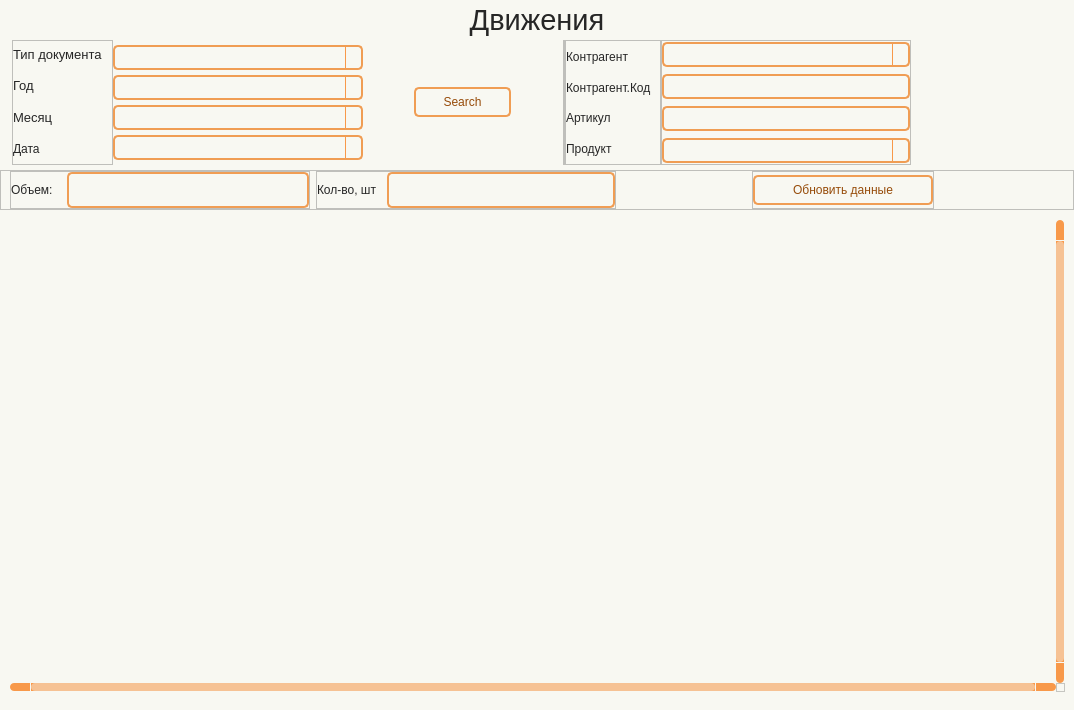
<?xml version="1.0" encoding="UTF-8"?>
<ui version="4.0">
 <class>Form</class>
 <widget class="QWidget" name="Form">
  <property name="geometry">
   <rect>
    <x>0</x>
    <y>0</y>
    <width>1074</width>
    <height>710</height>
   </rect>
  </property>
  <property name="minimumSize">
   <size>
    <width>930</width>
    <height>650</height>
   </size>
  </property>
  <property name="windowTitle">
   <string>Form</string>
  </property>
  <property name="styleSheet">
   <string notr="true">QWidget{
	background-color: #f8f8f2;
}

#Title_label.QLabel {
color: #262626;
font: 22pt &quot;Tahoma&quot;;
}

QLabel {
color: #262626;
font: 10pt &quot;Tahoma&quot;;
}

QPushButton {
	border: 2px solid #f09d54;
	border-radius: 5px;
	background-color: #f8f8f2;
	color: #964b09;
	font: 10pt &quot;Tahoma&quot;;
}

QPushButton:hover {
	background-color: #f28223;
	color: #ffffff;
}

QPushButton:pressed {
	background-color: #f28223;
	border: 2px solid #f28223;
	color: #ffffff;
}


QTableWidget {	
	background-color: #f8f8f2;
	padding: 10px;
	border-radius: 5px;
	gridline-color: #f8994a;
    outline: none;
	color: #262626;
}
QTableWidget::item{
	border-color: #f8994a;
	padding-left: 5px;
	padding-right: 5px;
	gridline-color: #f8994a;
	color: #262626;
}
QTableWidget::item:selected{
	background-color: #f6c294;
    color: #262626;
}
QHeaderView::section{
	background-color: #f8f8f2;
	max-width: 30px;
	border: none;
	border-style: none;
}
QTableWidget::horizontalHeader {	
	background-color: #f8994a;
}
QHeaderView::section:horizontal {
    border: 1px solid #f8994a;
	background-color: #ffd4af;
	padding: 3px;
	border-top-left-radius: 7px;
    border-top-right-radius: 7px;
    color: #262626;
}
QHeaderView::section:vertical {
    border: 1px solid #f8994a;
	color: #262626;
}

QLineEdit {
	background-color: #f8f8f2;
	border-radius: 5px;
	border: 2px solid #f09d54;
	padding-left: 10px;
	selection-color: rgb(255, 255, 255);
	selection-background-color: #f28223;
    color: #262626;
}
QLineEdit:hover {
	border: 2px solid #f28223;
}
QLineEdit:focus {
	border: 2px solid #f28223;
}

QComboBox {
	background-color: #f8f8f2;
	border-radius: 5px;
	border: 2px solid #f09d54;
	padding-left: 10px;
	selection-color: #f28223;
	selection-background-color: #f28223;
    color: #262626;
	font: 10pt &quot;Tahoma&quot;;
}
QComboBox:hover {
	border: 2px solid #f28223;
	
}
QComboBox:focus {
	border: 2px solid #f28223;
}

QComboBox QAbstractItemView::item {
	color: #262626;
}
QComboBox QAbstractItemView::item::selected {
	background-color: #f09d54;
	color: #ffffff;
}

QComboBox::down-arrow {
	
	image: url(:/icon/icon/chevron-down — копия — копия.svg);
}
QComboBox::drop-down {
    subcontrol-origin: padding;
    subcontrol-position: top right;
    width: 15px;
    border-left-width: 1px;
    border-left-color: #f8994a;
    border-left-style: solid; /* just a single line */
    border-top-right-radius: 3px; /* same radius as the QComboBox */
    border-bottom-right-radius: 3px;
	color: #262626;
}

QScrollBar:horizontal {
    border: none;
    background: #f8994a;
    height: 8px;
    margin: 0px 21px 0 21px;
	border-radius: 0px;
}
QScrollBar::handle:horizontal {
    background: #f6c294;
    min-width: 25px;
	border-radius: 4px
}
QScrollBar::add-line:horizontal {
    border: none;
    background: #f8994a;
    width: 20px;
	border-top-right-radius: 4px;
    border-bottom-right-radius: 4px;
    subcontrol-position: right;
    subcontrol-origin: margin;
}
QScrollBar::sub-line:horizontal {
    border: none;
    background: #f8994a;
    width: 20px;
	border-top-left-radius: 4px;
    border-bottom-left-radius: 4px;
    subcontrol-position: left;
    subcontrol-origin: margin;
}
QScrollBar::up-arrow:horizontal, QScrollBar::down-arrow:horizontal
{
     background: none;
}
QScrollBar::add-page:horizontal, QScrollBar::sub-page:horizontal
{
     background: none;
}
 QScrollBar:vertical {
	border: none;
    background-color: #f8994a;
    width: 8px;
    margin: 21px 0 21px 0;
	border-radius: 0px;
 }
 QScrollBar::handle:vertical {	
	background: #f6c294;
    min-height: 25px;
	border-radius: 4px
 }
 QScrollBar::add-line:vertical {
     border: none;
    background: #f8994a;
     height: 20px;
	border-bottom-left-radius: 4px;
    border-bottom-right-radius: 4px;
     subcontrol-position: bottom;
     subcontrol-origin: margin;
 }
 QScrollBar::sub-line:vertical {
	border: none;
    background: #f8994a;
     height: 20px;
	border-top-left-radius: 4px;
    border-top-right-radius: 4px;
     subcontrol-position: top;
     subcontrol-origin: margin;
 }
 QScrollBar::up-arrow:vertical, QScrollBar::down-arrow:vertical {
     background: none;
 }

 QScrollBar::add-page:vertical, QScrollBar::sub-page:vertical {
     background: none;
 }</string>
  </property>
  <layout class="QHBoxLayout" name="horizontalLayout">
   <property name="leftMargin">
    <number>0</number>
   </property>
   <property name="topMargin">
    <number>0</number>
   </property>
   <property name="rightMargin">
    <number>0</number>
   </property>
   <property name="bottomMargin">
    <number>0</number>
   </property>
   <item>
    <widget class="QWidget" name="widget" native="true">
     <layout class="QVBoxLayout" name="verticalLayout">
      <property name="spacing">
       <number>0</number>
      </property>
      <property name="leftMargin">
       <number>0</number>
      </property>
      <property name="topMargin">
       <number>0</number>
      </property>
      <property name="rightMargin">
       <number>0</number>
      </property>
      <property name="bottomMargin">
       <number>9</number>
      </property>
      <item>
       <widget class="QLabel" name="Title_label">
        <property name="minimumSize">
         <size>
          <width>0</width>
          <height>40</height>
         </size>
        </property>
        <property name="font">
         <font>
          <family>Tahoma</family>
          <pointsize>22</pointsize>
          <italic>false</italic>
          <bold>false</bold>
         </font>
        </property>
        <property name="layoutDirection">
         <enum>Qt::LayoutDirection::LeftToRight</enum>
        </property>
        <property name="text">
         <string>Движения</string>
        </property>
        <property name="alignment">
         <set>Qt::AlignmentFlag::AlignCenter</set>
        </property>
       </widget>
      </item>
      <item>
       <widget class="QFrame" name="frame_Search">
        <property name="minimumSize">
         <size>
          <width>0</width>
          <height>130</height>
         </size>
        </property>
        <property name="maximumSize">
         <size>
          <width>16777215</width>
          <height>16777215</height>
         </size>
        </property>
        <layout class="QHBoxLayout" name="horizontalLayout_5">
         <property name="spacing">
          <number>0</number>
         </property>
         <property name="leftMargin">
          <number>12</number>
         </property>
         <property name="topMargin">
          <number>0</number>
         </property>
         <property name="rightMargin">
          <number>0</number>
         </property>
         <property name="bottomMargin">
          <number>5</number>
         </property>
         <item>
          <widget class="QFrame" name="frame">
           <property name="minimumSize">
            <size>
             <width>80</width>
             <height>0</height>
            </size>
           </property>
           <property name="maximumSize">
            <size>
             <width>16777215</width>
             <height>16777215</height>
            </size>
           </property>
           <property name="frameShape">
            <enum>QFrame::Shape::StyledPanel</enum>
           </property>
           <property name="frameShadow">
            <enum>QFrame::Shadow::Raised</enum>
           </property>
           <layout class="QVBoxLayout" name="verticalLayout_2">
            <property name="leftMargin">
             <number>0</number>
            </property>
            <property name="topMargin">
             <number>0</number>
            </property>
            <property name="rightMargin">
             <number>9</number>
            </property>
            <property name="bottomMargin">
             <number>3</number>
            </property>
            <item>
             <widget class="QLabel" name="label_3">
              <property name="font">
               <font>
                <family>Tahoma</family>
                <pointsize>10</pointsize>
                <italic>false</italic>
                <bold>false</bold>
               </font>
              </property>
              <property name="text">
               <string>Тип документа</string>
              </property>
             </widget>
            </item>
            <item>
             <widget class="QLabel" name="label_2">
              <property name="font">
               <font>
                <family>Tahoma</family>
                <pointsize>10</pointsize>
                <italic>false</italic>
                <bold>false</bold>
               </font>
              </property>
              <property name="text">
               <string>Год</string>
              </property>
             </widget>
            </item>
            <item>
             <widget class="QLabel" name="label_5">
              <property name="font">
               <font>
                <family>Tahoma</family>
                <pointsize>10</pointsize>
                <italic>false</italic>
                <bold>false</bold>
               </font>
              </property>
              <property name="text">
               <string>Месяц</string>
              </property>
             </widget>
            </item>
            <item>
             <widget class="QLabel" name="label_4">
              <property name="text">
               <string>Дата</string>
              </property>
             </widget>
            </item>
           </layout>
          </widget>
         </item>
         <item>
          <widget class="QFrame" name="frame_2">
           <property name="minimumSize">
            <size>
             <width>250</width>
             <height>120</height>
            </size>
           </property>
           <property name="maximumSize">
            <size>
             <width>300</width>
             <height>16777215</height>
            </size>
           </property>
           <layout class="QVBoxLayout" name="verticalLayout_3">
            <property name="spacing">
             <number>0</number>
            </property>
            <property name="leftMargin">
             <number>0</number>
            </property>
            <property name="topMargin">
             <number>0</number>
            </property>
            <property name="rightMargin">
             <number>0</number>
            </property>
            <property name="bottomMargin">
             <number>0</number>
            </property>
            <item>
             <widget class="QComboBox" name="line_doc_type_2">
              <property name="minimumSize">
               <size>
                <width>0</width>
                <height>25</height>
               </size>
              </property>
              <property name="maximumSize">
               <size>
                <width>16777215</width>
                <height>25</height>
               </size>
              </property>
              <property name="iconSize">
               <size>
                <width>16</width>
                <height>16</height>
               </size>
              </property>
             </widget>
            </item>
            <item>
             <widget class="QComboBox" name="line_Year">
              <property name="minimumSize">
               <size>
                <width>0</width>
                <height>25</height>
               </size>
              </property>
              <property name="maximumSize">
               <size>
                <width>16777215</width>
                <height>25</height>
               </size>
              </property>
             </widget>
            </item>
            <item>
             <widget class="QComboBox" name="line_Mnth">
              <property name="minimumSize">
               <size>
                <width>0</width>
                <height>25</height>
               </size>
              </property>
              <property name="maximumSize">
               <size>
                <width>16777215</width>
                <height>25</height>
               </size>
              </property>
             </widget>
            </item>
            <item>
             <widget class="QComboBox" name="line_Date">
              <property name="minimumSize">
               <size>
                <width>0</width>
                <height>25</height>
               </size>
              </property>
             </widget>
            </item>
           </layout>
          </widget>
         </item>
         <item>
          <spacer name="horizontalSpacer">
           <property name="orientation">
            <enum>Qt::Orientation::Horizontal</enum>
           </property>
           <property name="sizeType">
            <enum>QSizePolicy::Policy::Fixed</enum>
           </property>
           <property name="sizeHint" stdset="0">
            <size>
             <width>50</width>
             <height>20</height>
            </size>
           </property>
          </spacer>
         </item>
         <item>
          <widget class="QFrame" name="frame_3">
           <property name="minimumSize">
            <size>
             <width>100</width>
             <height>0</height>
            </size>
           </property>
           <property name="maximumSize">
            <size>
             <width>93</width>
             <height>16777215</height>
            </size>
           </property>
           <layout class="QVBoxLayout" name="verticalLayout_4">
            <property name="spacing">
             <number>0</number>
            </property>
            <property name="leftMargin">
             <number>1</number>
            </property>
            <property name="topMargin">
             <number>0</number>
            </property>
            <property name="rightMargin">
             <number>1</number>
            </property>
            <property name="bottomMargin">
             <number>0</number>
            </property>
            <item>
             <widget class="QPushButton" name="btn_find">
              <property name="minimumSize">
               <size>
                <width>97</width>
                <height>30</height>
               </size>
              </property>
              <property name="maximumSize">
               <size>
                <width>92</width>
                <height>16777215</height>
               </size>
              </property>
              <property name="text">
               <string>Search</string>
              </property>
              <property name="icon">
               <iconset resource="../resource.qrc">
                <normaloff>:/icon/icon/search — копия — копия.svg</normaloff>:/icon/icon/search — копия — копия.svg</iconset>
              </property>
             </widget>
            </item>
           </layout>
          </widget>
         </item>
         <item>
          <spacer name="horizontalSpacer_3">
           <property name="orientation">
            <enum>Qt::Orientation::Horizontal</enum>
           </property>
           <property name="sizeType">
            <enum>QSizePolicy::Policy::Fixed</enum>
           </property>
           <property name="sizeHint" stdset="0">
            <size>
             <width>50</width>
             <height>20</height>
            </size>
           </property>
          </spacer>
         </item>
         <item>
          <widget class="QFrame" name="frame_6">
           <property name="frameShape">
            <enum>QFrame::Shape::StyledPanel</enum>
           </property>
           <property name="frameShadow">
            <enum>QFrame::Shadow::Raised</enum>
           </property>
           <layout class="QHBoxLayout" name="horizontalLayout_2">
            <property name="spacing">
             <number>0</number>
            </property>
            <property name="leftMargin">
             <number>0</number>
            </property>
            <property name="topMargin">
             <number>0</number>
            </property>
            <property name="rightMargin">
             <number>0</number>
            </property>
            <property name="bottomMargin">
             <number>0</number>
            </property>
           </layout>
          </widget>
         </item>
         <item>
          <widget class="QFrame" name="frame_4">
           <property name="minimumSize">
            <size>
             <width>80</width>
             <height>0</height>
            </size>
           </property>
           <property name="frameShape">
            <enum>QFrame::Shape::StyledPanel</enum>
           </property>
           <property name="frameShadow">
            <enum>QFrame::Shadow::Raised</enum>
           </property>
           <layout class="QVBoxLayout" name="verticalLayout_5">
            <property name="leftMargin">
             <number>0</number>
            </property>
            <property name="topMargin">
             <number>3</number>
            </property>
            <property name="bottomMargin">
             <number>3</number>
            </property>
            <item>
             <widget class="QLabel" name="label_6">
              <property name="text">
               <string>Контрагент</string>
              </property>
             </widget>
            </item>
            <item>
             <widget class="QLabel" name="label">
              <property name="text">
               <string>Контрагент.Код</string>
              </property>
             </widget>
            </item>
            <item>
             <widget class="QLabel" name="label_8">
              <property name="text">
               <string>Артикул</string>
              </property>
             </widget>
            </item>
            <item>
             <widget class="QLabel" name="label_7">
              <property name="text">
               <string>Продукт</string>
              </property>
             </widget>
            </item>
           </layout>
          </widget>
         </item>
         <item>
          <widget class="QFrame" name="frame_5">
           <property name="minimumSize">
            <size>
             <width>250</width>
             <height>120</height>
            </size>
           </property>
           <property name="maximumSize">
            <size>
             <width>300</width>
             <height>16777215</height>
            </size>
           </property>
           <property name="frameShape">
            <enum>QFrame::Shape::StyledPanel</enum>
           </property>
           <property name="frameShadow">
            <enum>QFrame::Shadow::Raised</enum>
           </property>
           <layout class="QVBoxLayout" name="verticalLayout_6">
            <property name="leftMargin">
             <number>0</number>
            </property>
            <property name="topMargin">
             <number>0</number>
            </property>
            <property name="rightMargin">
             <number>0</number>
            </property>
            <property name="bottomMargin">
             <number>0</number>
            </property>
            <item>
             <widget class="QComboBox" name="line_customer">
              <property name="minimumSize">
               <size>
                <width>0</width>
                <height>25</height>
               </size>
              </property>
              <property name="maximumSize">
               <size>
                <width>16777215</width>
                <height>25</height>
               </size>
              </property>
             </widget>
            </item>
            <item>
             <widget class="QLineEdit" name="line_cust_id">
              <property name="minimumSize">
               <size>
                <width>0</width>
                <height>25</height>
               </size>
              </property>
             </widget>
            </item>
            <item>
             <widget class="QLineEdit" name="line_article">
              <property name="minimumSize">
               <size>
                <width>0</width>
                <height>25</height>
               </size>
              </property>
              <property name="maximumSize">
               <size>
                <width>16777215</width>
                <height>25</height>
               </size>
              </property>
             </widget>
            </item>
            <item>
             <widget class="QComboBox" name="line_product">
              <property name="minimumSize">
               <size>
                <width>0</width>
                <height>25</height>
               </size>
              </property>
              <property name="maximumSize">
               <size>
                <width>16777215</width>
                <height>25</height>
               </size>
              </property>
             </widget>
            </item>
           </layout>
          </widget>
         </item>
         <item>
          <spacer name="horizontalSpacer_2">
           <property name="orientation">
            <enum>Qt::Orientation::Horizontal</enum>
           </property>
           <property name="sizeHint" stdset="0">
            <size>
             <width>40</width>
             <height>20</height>
            </size>
           </property>
          </spacer>
         </item>
        </layout>
       </widget>
      </item>
      <item>
       <widget class="QFrame" name="frame_7">
        <property name="minimumSize">
         <size>
          <width>0</width>
          <height>40</height>
         </size>
        </property>
        <property name="styleSheet">
         <string notr="true"/>
        </property>
        <property name="frameShape">
         <enum>QFrame::Shape::StyledPanel</enum>
        </property>
        <property name="frameShadow">
         <enum>QFrame::Shadow::Raised</enum>
        </property>
        <layout class="QHBoxLayout" name="horizontalLayout_3">
         <property name="topMargin">
          <number>0</number>
         </property>
         <property name="rightMargin">
          <number>9</number>
         </property>
         <property name="bottomMargin">
          <number>0</number>
         </property>
         <item>
          <widget class="QFrame" name="frame_Vol">
           <property name="minimumSize">
            <size>
             <width>300</width>
             <height>0</height>
            </size>
           </property>
           <property name="frameShape">
            <enum>QFrame::Shape::StyledPanel</enum>
           </property>
           <property name="frameShadow">
            <enum>QFrame::Shadow::Raised</enum>
           </property>
           <layout class="QHBoxLayout" name="horizontalLayout_4">
            <property name="leftMargin">
             <number>0</number>
            </property>
            <property name="topMargin">
             <number>0</number>
            </property>
            <property name="rightMargin">
             <number>0</number>
            </property>
            <property name="bottomMargin">
             <number>0</number>
            </property>
            <item>
             <widget class="QLabel" name="label_9">
              <property name="minimumSize">
               <size>
                <width>50</width>
                <height>0</height>
               </size>
              </property>
              <property name="maximumSize">
               <size>
                <width>50</width>
                <height>16777215</height>
               </size>
              </property>
              <property name="text">
               <string>Объем:</string>
              </property>
             </widget>
            </item>
            <item>
             <widget class="QLabel" name="label_Volume">
              <property name="styleSheet">
               <string notr="true">QLabel {
	background-color: #f8f8f2;
	border-radius: 5px;
	border: 2px solid #f09d54;
	padding-left: 10px;
	color: #964b09;
	font: 700 10pt &quot;Tahoma&quot;;
}</string>
              </property>
              <property name="text">
               <string/>
              </property>
              <property name="alignment">
               <set>Qt::AlignmentFlag::AlignCenter</set>
              </property>
             </widget>
            </item>
           </layout>
          </widget>
         </item>
         <item>
          <widget class="QFrame" name="frame_Revenue">
           <property name="minimumSize">
            <size>
             <width>300</width>
             <height>0</height>
            </size>
           </property>
           <property name="frameShape">
            <enum>QFrame::Shape::StyledPanel</enum>
           </property>
           <property name="frameShadow">
            <enum>QFrame::Shadow::Raised</enum>
           </property>
           <layout class="QHBoxLayout" name="horizontalLayout_8">
            <property name="spacing">
             <number>0</number>
            </property>
            <property name="leftMargin">
             <number>0</number>
            </property>
            <property name="topMargin">
             <number>0</number>
            </property>
            <property name="rightMargin">
             <number>0</number>
            </property>
            <property name="bottomMargin">
             <number>0</number>
            </property>
            <item>
             <widget class="QLabel" name="label_11">
              <property name="minimumSize">
               <size>
                <width>70</width>
                <height>0</height>
               </size>
              </property>
              <property name="maximumSize">
               <size>
                <width>70</width>
                <height>16777215</height>
               </size>
              </property>
              <property name="text">
               <string>Кол-во, шт</string>
              </property>
             </widget>
            </item>
            <item>
             <widget class="QLabel" name="label_qty_pcs">
              <property name="styleSheet">
               <string notr="true">QLabel {
	background-color: #f8f8f2;
	border-radius: 5px;
	border: 2px solid #f09d54;
	padding-left: 10px;
	color: #964b09;
	font: 700 10pt &quot;Tahoma&quot;;
}</string>
              </property>
              <property name="text">
               <string/>
              </property>
              <property name="alignment">
               <set>Qt::AlignmentFlag::AlignCenter</set>
              </property>
             </widget>
            </item>
           </layout>
          </widget>
         </item>
         <item>
          <spacer name="horizontalSpacer_4">
           <property name="orientation">
            <enum>Qt::Orientation::Horizontal</enum>
           </property>
           <property name="sizeHint" stdset="0">
            <size>
             <width>20</width>
             <height>20</height>
            </size>
           </property>
          </spacer>
         </item>
         <item>
          <widget class="QFrame" name="frame_8">
           <property name="minimumSize">
            <size>
             <width>182</width>
             <height>0</height>
            </size>
           </property>
           <property name="frameShape">
            <enum>QFrame::Shape::StyledPanel</enum>
           </property>
           <property name="frameShadow">
            <enum>QFrame::Shadow::Raised</enum>
           </property>
           <layout class="QHBoxLayout" name="horizontalLayout_9">
            <property name="spacing">
             <number>0</number>
            </property>
            <property name="leftMargin">
             <number>0</number>
            </property>
            <property name="topMargin">
             <number>0</number>
            </property>
            <property name="rightMargin">
             <number>0</number>
            </property>
            <property name="bottomMargin">
             <number>0</number>
            </property>
            <item>
             <widget class="QPushButton" name="btn_refresh">
              <property name="minimumSize">
               <size>
                <width>180</width>
                <height>30</height>
               </size>
              </property>
              <property name="maximumSize">
               <size>
                <width>180</width>
                <height>16777215</height>
               </size>
              </property>
              <property name="text">
               <string>Обновить данные</string>
              </property>
              <property name="icon">
               <iconset resource="../resource.qrc">
                <normaloff>:/icon/icon/refresh-ccw — копия — копия.svg</normaloff>:/icon/icon/refresh-ccw — копия — копия.svg</iconset>
              </property>
             </widget>
            </item>
           </layout>
          </widget>
         </item>
         <item>
          <spacer name="horizontalSpacer_5">
           <property name="orientation">
            <enum>Qt::Orientation::Horizontal</enum>
           </property>
           <property name="sizeHint" stdset="0">
            <size>
             <width>20</width>
             <height>20</height>
            </size>
           </property>
          </spacer>
         </item>
        </layout>
       </widget>
      </item>
      <item>
       <widget class="QTableWidget" name="table">
        <property name="font">
         <font>
          <family>Tahoma</family>
          <pointsize>10</pointsize>
         </font>
        </property>
        <property name="verticalScrollBarPolicy">
         <enum>Qt::ScrollBarPolicy::ScrollBarAlwaysOn</enum>
        </property>
        <property name="horizontalScrollBarPolicy">
         <enum>Qt::ScrollBarPolicy::ScrollBarAlwaysOn</enum>
        </property>
        <property name="sizeAdjustPolicy">
         <enum>QAbstractScrollArea::SizeAdjustPolicy::AdjustToContents</enum>
        </property>
        <property name="autoScrollMargin">
         <number>10</number>
        </property>
        <property name="selectionMode">
         <enum>QAbstractItemView::SelectionMode::SingleSelection</enum>
        </property>
        <property name="textElideMode">
         <enum>Qt::TextElideMode::ElideMiddle</enum>
        </property>
        <property name="sortingEnabled">
         <bool>true</bool>
        </property>
        <property name="wordWrap">
         <bool>true</bool>
        </property>
        <property name="columnCount">
         <number>0</number>
        </property>
        <attribute name="horizontalHeaderCascadingSectionResizes">
         <bool>true</bool>
        </attribute>
        <attribute name="horizontalHeaderMinimumSectionSize">
         <number>55</number>
        </attribute>
        <attribute name="horizontalHeaderShowSortIndicator" stdset="0">
         <bool>true</bool>
        </attribute>
        <attribute name="horizontalHeaderStretchLastSection">
         <bool>true</bool>
        </attribute>
        <attribute name="verticalHeaderVisible">
         <bool>false</bool>
        </attribute>
        <attribute name="verticalHeaderCascadingSectionResizes">
         <bool>true</bool>
        </attribute>
        <attribute name="verticalHeaderMinimumSectionSize">
         <number>25</number>
        </attribute>
        <attribute name="verticalHeaderDefaultSectionSize">
         <number>25</number>
        </attribute>
        <attribute name="verticalHeaderHighlightSections">
         <bool>false</bool>
        </attribute>
       </widget>
      </item>
     </layout>
    </widget>
   </item>
  </layout>
 </widget>
 <resources>
  <include location="../resource.qrc"/>
 </resources>
 <connections/>
</ui>
